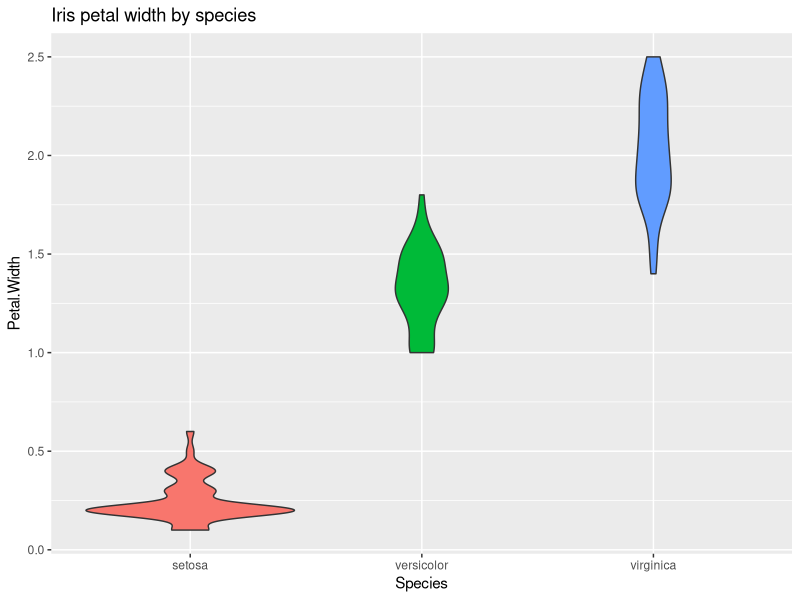
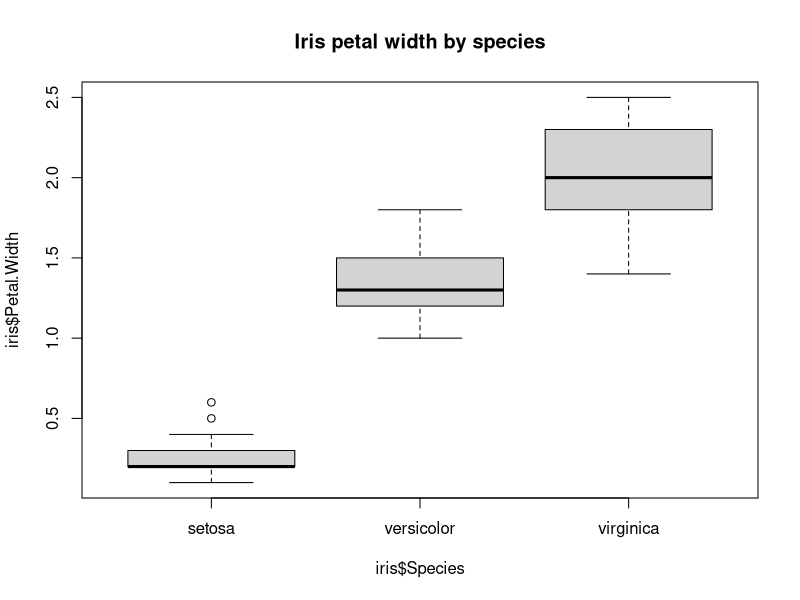
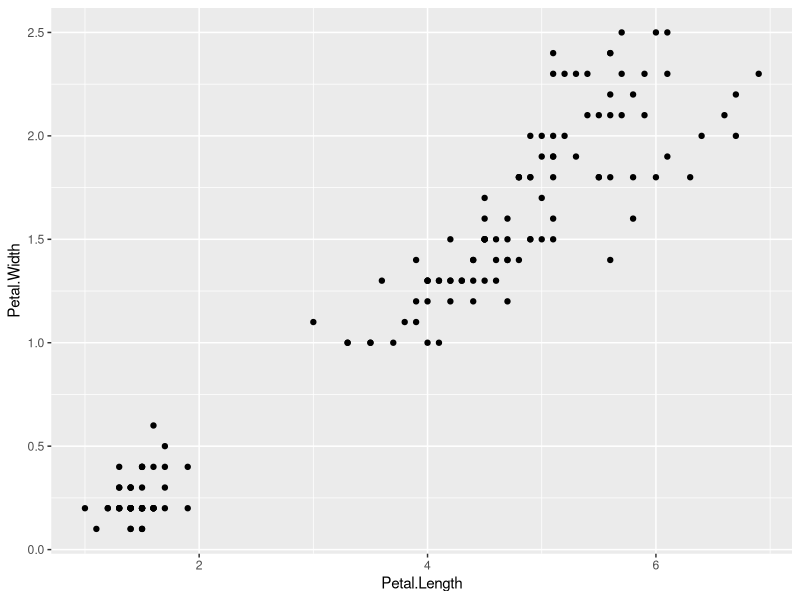
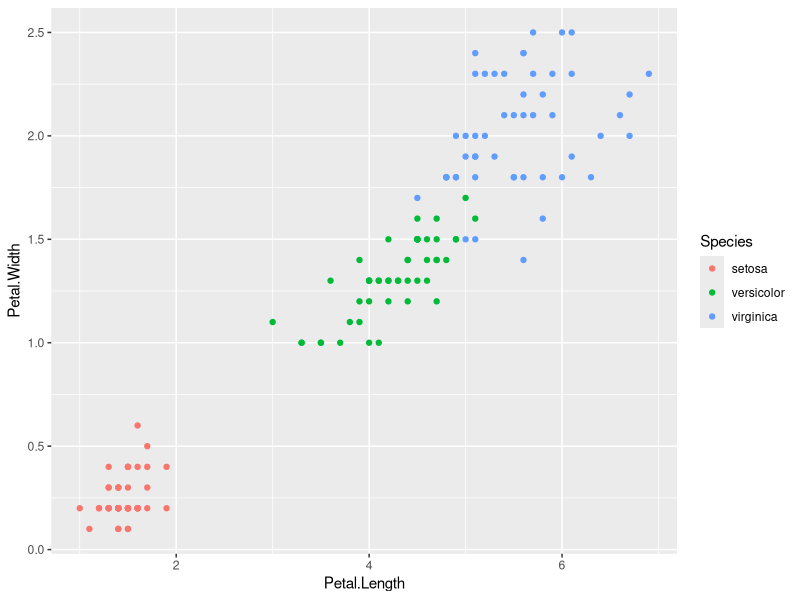
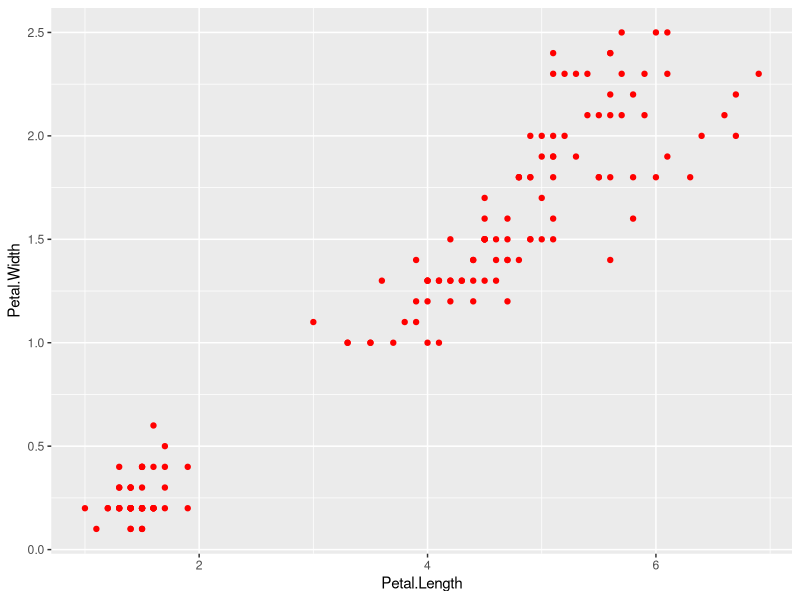
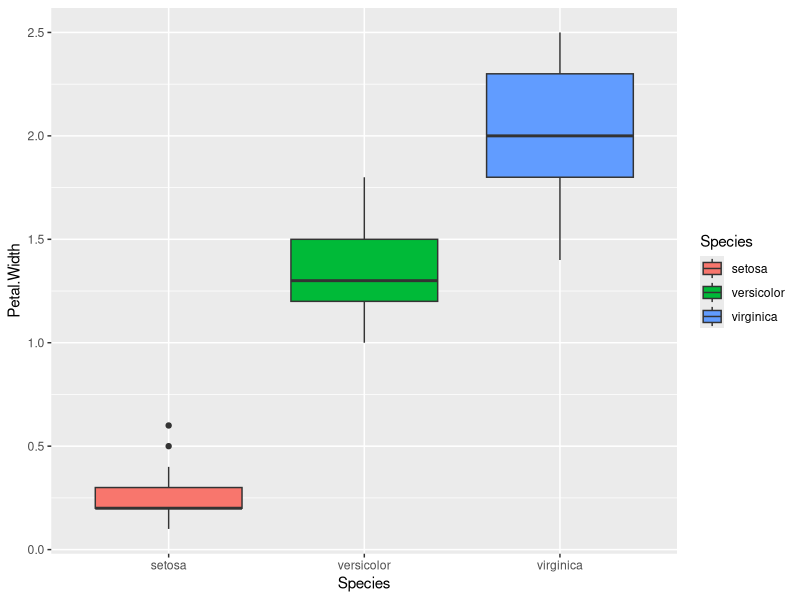
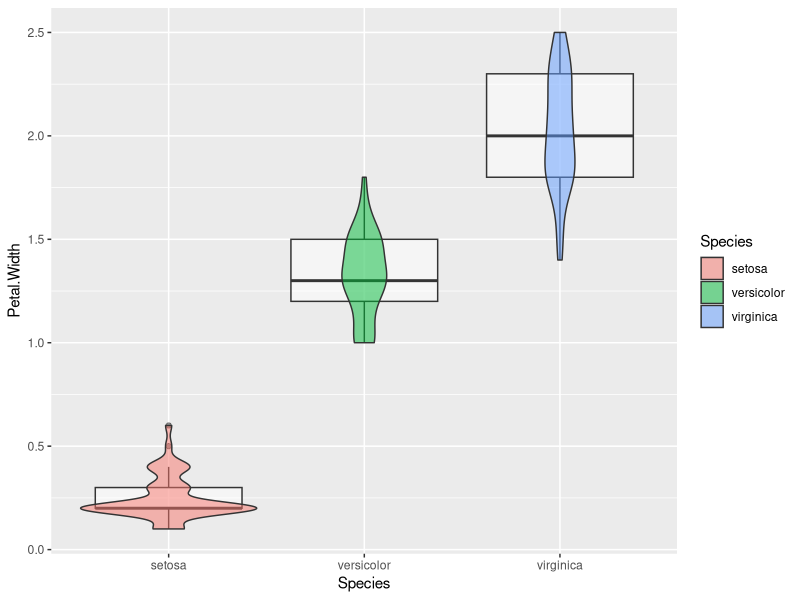
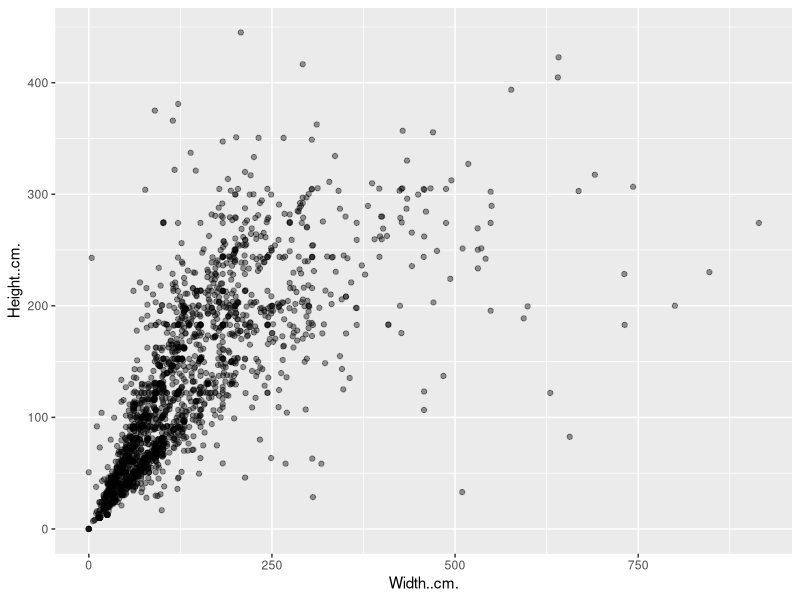

Here is the R script that generated these plots, in order:
## ---- chunk 1
knitr::opts_chunk$set(echo = FALSE)
## ---- chunk 2
library(ggplot2)
ggplot(data=iris, aes(x=Species, y=Petal.Width)) +
  geom_violin(aes(fill=Species)) +
  theme(legend.position='none') +
  labs(title='Iris petal width by species')
## ---- chunk 3
boxplot(iris$Petal.Width~iris$Species, 
        main='Iris petal width by species')
## ---- chunk 4
ggplot() +
  geom_point(data=iris, 
             aes(x=Petal.Length, y=Petal.Width))
## ---- chunk 5
ggplot(data=iris, aes(x=Petal.Length, y=Petal.Width)) +
  geom_point(aes(colour=Species))
## ---- chunk 6
ggplot(data=iris, aes(x=Petal.Length, y=Petal.Width)) +
  geom_point(colour='red')
## ---- chunk 7
ggplot(data=iris, aes(x=Species, y=Petal.Width)) +
  geom_boxplot(aes(fill=Species))
## ---- chunk 8
p <- ggplot(data=iris, aes(x=Species, y=Petal.Width)) +
  geom_boxplot(alpha=0.5)

p + geom_violin(aes(fill=Species), alpha=0.5)
## ---- chunk 9
Paintings <- read.csv("Paintings.csv")
Paintings <- Paintings[Paintings$Height..cm.<500,]
Paintings <- Paintings[Paintings$Width..cm.<1000,]
Paintings <- Paintings[!is.na(Paintings$Height..cm.),]
Paintings <- Paintings[!is.na(Paintings$Width..cm.),]
## ---- chunk 10
ggplot(data=Paintings, aes(x=Width..cm., y=Height..cm.)) + geom_point(alpha=0.4)
## ---- chunk 11
Paintings$landscape <- Paintings$Width..cm. > Paintings$Height..cm.

ggplot(data=Paintings, aes(x=Width..cm., y=Height..cm.)) + 
  geom_point(aes(colour=landscape), alpha=0.4)
## ---- chunk 12
fit <- lm(Paintings$Height..cm.~Paintings$Width..cm.)
Paintings$fitted <- fit$fitted.values

p <- ggplot(data=Paintings, aes(x=Width..cm., y=Height..cm.)) + 
  geom_point(aes(colour=landscape), alpha=0.4)
p + geom_line(aes(x=Width..cm., y=fitted))
## ---- chunk 13
Landscape <- Paintings[Paintings$landscape,]
fit <- lm(Landscape$Height..cm.~Landscape$Width..cm.)
Landscape$fitted <- fit$fitted.values

Portrait <- Paintings[!Paintings$landscape,]
fit <- lm(Portrait$Height..cm.~Portrait$Width..cm.)
Portrait$fitted <- fit$fitted.values

p <- ggplot(data=Paintings, aes(x=Width..cm., y=Height..cm.)) + 
  geom_point(aes(colour=landscape), alpha=0.4)

p <- p + geom_line(data=Landscape, aes(x=Width..cm., y=fitted))

p + geom_line(data=Portrait, aes(x=Width..cm., y=fitted))
## ---- chunk 14
p <- ggplot(data=Paintings, 
            aes(x=Width..cm., y=Height..cm.)) + 
  geom_point(aes(colour=landscape), alpha=0.4)

p + geom_smooth(aes(colour=landscape), 
                method='lm', se=FALSE)
## ---- chunk 15
ggplot(data=Paintings, aes(x=0.393701*Width..cm., y=0.393701*Height..cm.)) + 
  geom_point(aes(colour=landscape), alpha=0.4) +
  geom_smooth(aes(colour=landscape), method='lm', se=FALSE) +
  scale_x_continuous(name='Width (inches)') +
  scale_y_continuous(name='Height (inches)')
## ---- chunk 16
ggplot(data=Paintings, 
       aes(x=0.393701*Width..cm., y=0.393701*Height..cm.)) + 
  geom_point(aes(colour=landscape), alpha=0.4) +
  geom_smooth(aes(colour=landscape), method='lm', se=FALSE) +
  scale_x_continuous(name='Width (inches)') +
  scale_y_continuous(name='Height (inches)') +
  theme_bw() + theme(legend.position='none') +
  annotate('point', x=0.393701*240, y=0.393701*200, 
           colour='blue', alpha=0.6) + 
  annotate('text', x=0.393701*400, y=0.393701*200, 
           label='Some famous art') +
  ggtitle('MoMA Painting Dimensions')
## ---- chunk 17
Paintings$American <- ifelse(Paintings$Nationality=='American', 
                             'American', 'Non-American')
ggplot(data=Paintings, aes(x=Width..cm., y=Height..cm.)) + 
  geom_point(alpha=0.4) +
  geom_smooth(method='lm', se=FALSE) +
  facet_grid(.~American)
